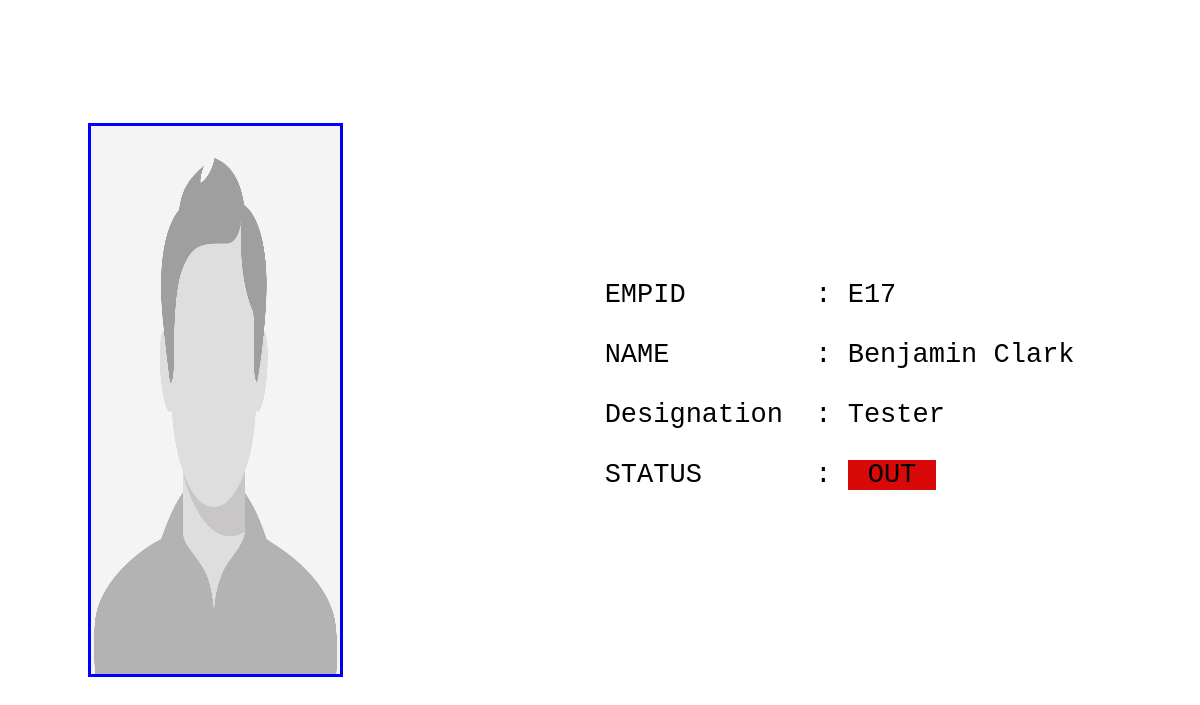
The app's page /Emplogs/lastlog.php, older data.
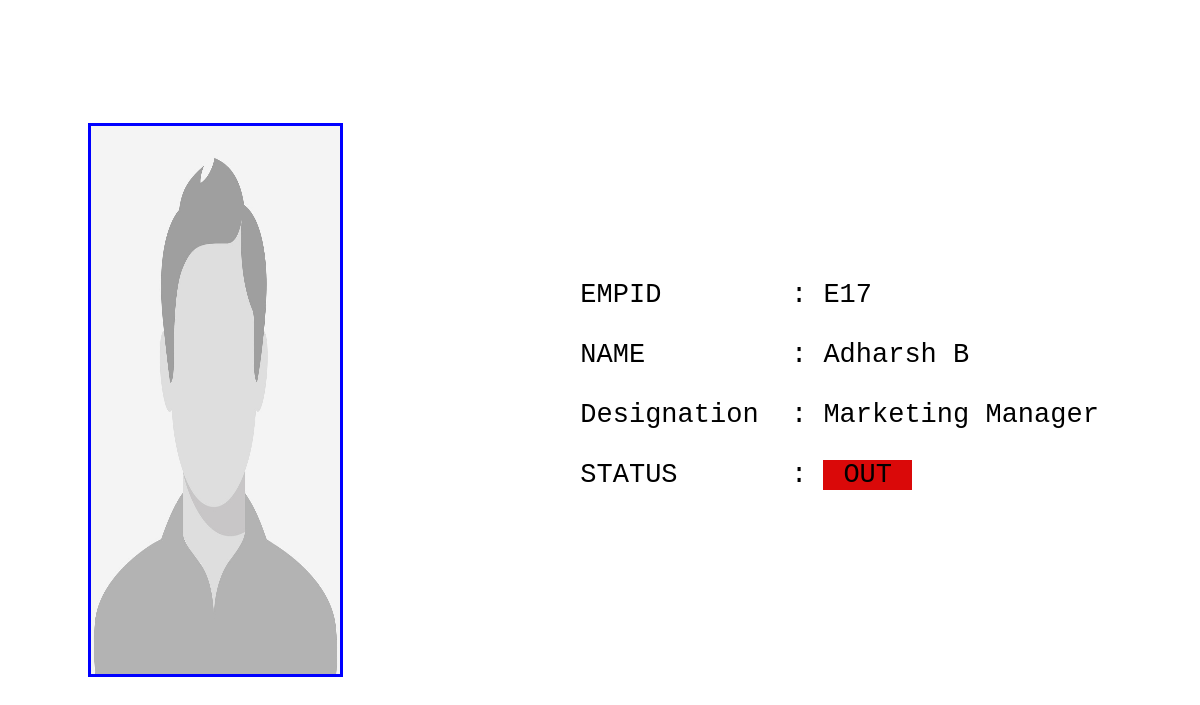
The same page, newer data.
### tables this page shows
CREATE TABLE `employee_details` (
  `Emp_id` varchar(30) NOT NULL,
  `Emp_Password` varchar(100) NOT NULL,
  `Emp_name` varchar(20) NOT NULL,
  `gender` varchar(10) NOT NULL,
  `Desc_id` int(11) NOT NULL,
  `Emp_Address` varchar(50) NOT NULL,
  `Emp_DOB` date NOT NULL,
  `Emp_DOJ` date NOT NULL,
  `Emp_mobileno` bigint(15) NOT NULL,
  `Emp_email` varchar(30) NOT NULL,
  `Rf_id` int(11) NOT NULL,
  `Emp_Photo` varchar(100) NOT NULL,
  `Emp_status` int(11) NOT NULL
);

CREATE TABLE `employee_designation` (
  `Desc_id` int(11) NOT NULL,
  `Desc_name` varchar(20) NOT NULL,
  `Desc_basic` int(11) NOT NULL,
  `Desc_da` int(11) NOT NULL,
  `Desc_ma` int(11) NOT NULL,
  `Desc_pf` int(11) NOT NULL,
  `Desc_overtimesalary` int(11) NOT NULL,
  `Desc_status` int(11) NOT NULL
);

### Emplogs/lastlog.php (the view, shortened to what this page needs)
<?php
include '../common/connection.php';
$sql = "SELECT employee_details.Emp_id, employee_details.Emp_name, employee_details.Emp_Photo, employee_designation.Desc_name, emp_logs.Log_status
FROM employee_details, emp_logs, employee_designation
WHERE employee_details.Rf_id = emp_logs.Rf_id
AND emp_logs.log_id = (SELECT MAX(log_id) FROM emp_logs)
AND employee_details.Desc_id = employee_designation.Desc_id";
$result = mysqli_query($con, $sql);
if ($result && mysqli_num_rows($result) > 0) {
    $row = mysqli_fetch_assoc($result);
} else {
    $row = array("Emp_id" => "N/A", "Emp_name" => "N/A", "Log_status" => "N/A");
}
$row['Emp_Photo'] = null;
?>
<div>
  <div class="empimg">
    <img src="<?php echo (!empty($row['Emp_Photo'])) ? '../images/' . $row['Emp_Photo'] : '../images/profile.jpg'; ?>" alt="Oops,No Internet" class="empimage">
  </div>
  <div class="empdetails">
    <pre>
    EMPID        : <?php echo  $row["Emp_id"]; ?><br>
    NAME         : <?php echo  $row["Emp_name"]; ?><br>
    Designation  : <?php echo  $row["Desc_name"]; ?><br>
    STATUS       : <span <?php if ($row["Log_status"] == "IN") {
                            echo 'class="in"';
                        } else {
                            echo 'class="out"';
                        } ?>><?php echo  $row["Log_status"]; ?></span>
  </pre>
  </div>
</div>

### Emplogs/lastlog.php (style rules this page uses)
.empimg { float: left; height: 100%; width: 35%; justify-content: center; display: flex; align-items: center; }
.empdetails { float: right; height: 100%; width: 65%; justify-content: center; display: flex; align-items: center; font-size: 27px; font-style: normal; }
.empimage { height: 70%; width: 60%; border: 3px solid blue; }
.out { background-color: #da0909; padding-left: 20px; padding-right: 20px; }

Row changes from the older to the newer data that the page shows:
changed employee_details "E17": Emp_name "Benjamin Clark" → "Adharsh B"; Desc.Desc_name "Tester" → "Marketing Manager"
